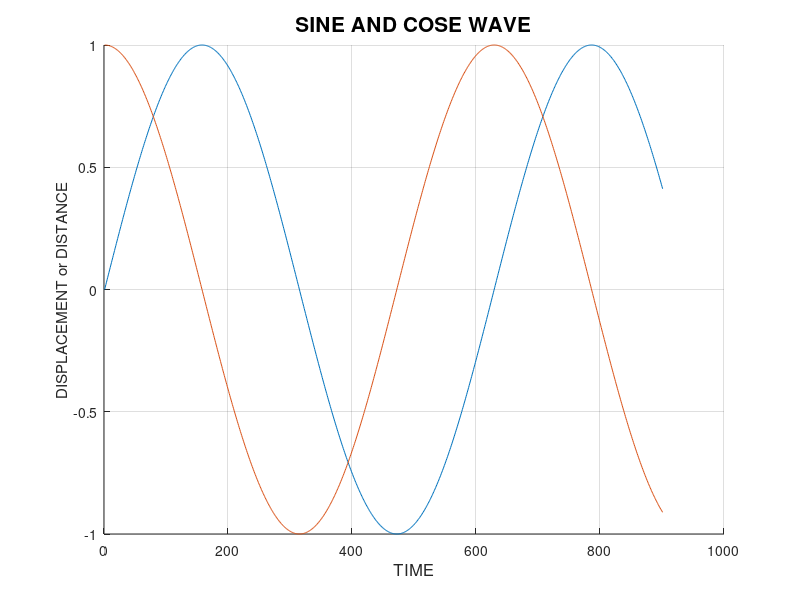

Write MATLAB code to recreate this figure.
clc
close all
clear

x = 0:0.01:9;
y = sin(x);

z = cos(x);

hold on;

plot(y);
plot(z);
grid;
xlabel('TIME','FontSize',12);
ylabel('DISPLACEMENT or DISTANCE');
title('SINE AND COSE WAVE','FontSize',15);

hold off;

